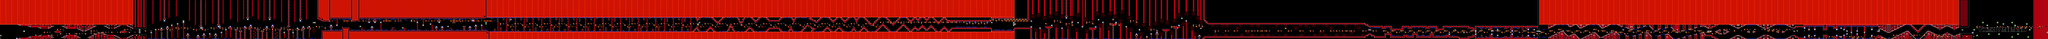

A level layout from a 2D game, rendered from its tile map. Below: a short description, then the map file with tile-grid data replaced by summaries:
An orthogonal 1401x27 tile map with 16x16 px tiles, 2 tile layers (SP, ...), 2 tilesets, 2 image layers.

<map version="1.10" tiledversion="1.11.2" orientation="orthogonal" renderorder="right-down" width="1401" height="27" tilewidth="16" tileheight="16" infinite="0" nextlayerid="5" nextobjectid="1">
 <editorsettings>
  <chunksize width="16" height="27" />
  <export target="../LEVELS/LEVEL DATA/lvlset_B/scarletsurge.csv" format="csv" />
 </editorsettings>
 <tileset firstgid="1" name="famidash" tilewidth="16" tileheight="16" tilecount="256" columns="16">
  <image source="../../../GRAPHICS/famidash Red.bmp" width="256" height="256" />
 </tileset>
 <tileset firstgid="257" name="sprites" tilewidth="16" tileheight="16" tilecount="256" columns="16">
  <image source="../../../GRAPHICS/sprites.png" width="256" height="256" />
 </tileset>
 <imagelayer id="3" name="Image Layer 1" parallaxx="0.9" parallaxy="0.9" repeatx="1" repeaty="1">
  <image source="../../../GRAPHICS/Old/parallax Red.bmp" width="144" height="72" />
 </imagelayer>
 <imagelayer id="4" name="Image Layer 2" offsetx="0" offsety="432" repeatx="1">
  <image source="../../../GRAPHICS/ground Red.bmp" width="64" height="128" />
 </imagelayer>
 <layer id="1" width="1401" height="27">
  <data>[37827 cells, 37827 non-empty, 128 distinct tile ids]</data>
 </layer>
 <layer id="2" name="SP" width="1401" height="27">
  <data>[37827 cells, 1045 non-empty, 41 distinct tile ids]</data>
 </layer>
</map>
